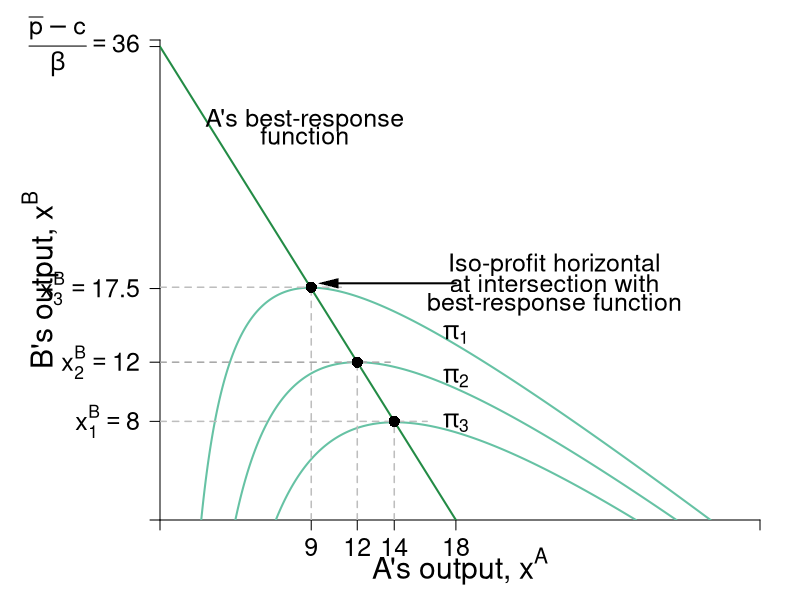

This chart was generated by the following R code:
require(shape)
pdf(file = "competitionmarkets/cournot_brf_isoA.pdf", width = 9, height = 7)

#Set parameters for graphics

pointsize <- 1.8
axislabelsize <- 1.8
labelsize <- 1.5
namesize <- 1.8
annotatesize <- 1.5
graphlinewidth <- 2
segmentlinewidth <- 1.5

COL <- c("#7fc97f", "#beaed4", "#fdc086", "#ffff99", "#386cb0", "#f0027f", "#bf5b17", "#666666")
COLA <- c("#99d8c9","#66c2a4","#41ae76", "#238b45", "#005824")
COLB <- c("#4eb3d3", "#2b8cbe", "#0868ac","#084081")

par(mar =  c(4, 8, 2, 2))

piA <- function(xa, xb, s = 0.5, pmax = 20, c1 = 2) {
  (pmax - s*xb)*xa - s*(xa)^2 - c1*xa
}

piB <- function(xa, xb, s = 0.5, pmax = 20, c1 = 2) {
  (pmax - s*xa)*xb - s*(xb)^2 - c1*xb
}

brfB <- function(xa, s = 0.5, pmax = 20, c1 = 2) {
  (pmax - c1)/(2*s) - (1/2)*xa
}

brfA <- function(xa, s = 0.5, pmax = 20, c1 = 2) {
  (pmax - c1)/s - 2*xa
}

xlims <- c(0, 36.5)
ylims <- c(0, 36.5)

npts <- 501 
x <- seq(xlims[1], xlims[2], length.out = npts)
y <- seq(ylims[1], ylims[2], length.out = npts) 
a <- c(42, 72, 102)
b <- c(72, 81, 90)


plot(0, 0, xlim = xlims, ylim = ylims, type = "n",
     xlab = expression(paste("")),
     ylab = expression(paste("")), 
     xaxt = "n", 
     yaxt = "n", 
     cex.lab = axislabelsize, 
     bty = "n",
     xaxs = "i", 
     yaxs = "i")

ticksy <- c(0, 7.5, 12, 17.6, 36, ylims[2])
ylabelsnum <- c(NA, expression(paste(x[1]^B == 8)), expression(paste(x[2]^B == 12)), expression(paste(x[3]^B)==17.5), expression(paste(frac(bar(p) - c,beta) == 36), NA))
#ylabels <- c(NA, expression(paste(x[1]^B)), expression(paste(x[2]^B)), expression(paste(x[3]^B)), expression(paste(frac(bar(p) - c[1],beta))))
ticksx <- c(0, 9.2, 12, 14.25, 18, xlims[2])
#xlabels <- c(NA, expression(paste(x[1]^A)), expression(paste(x[2]^A)), expression(paste(x[3]^A)), NA, NA)
xlabelsnum <- c(NA, expression(paste(9)), expression(paste(12)), expression(paste(14)), expression(paste(18)), NA)

#xlabels that include labels and numerical values 
#text(7, -2.3, expression(paste(x[1]^A == 9)),xpd = TRUE, cex = labelsize - 0.05)
#text(10, -2.3, expression(paste(x[2]^A == 12)),xpd = TRUE, cex = labelsize - 0.05)
#text(15, -2.3, expression(paste(x[3]^A == 14)),xpd = TRUE, cex = labelsize - 0.05)
#text(20, -2.5, expression(paste(frac(bar(p) - c[1],2*beta) == 18)),xpd = TRUE, cex = labelsize - 0.05)

axis(1, at = ticksx, pos = 0, labels = xlabelsnum, cex.axis = labelsize)
#axis(1, at = ticksx, pos = 0, labels = xlabels, cex.axis = labelsize)
axis(2, at = ticksy, pos = 0, labels = ylabelsnum, las = 1, cex.axis = labelsize)

npts <- 500 
xx1 <- seq(xlims[1], xlims[2], length.out = npts)

lines(xx1, brfA(xx1, s = 0.5, pmax = 20, c1 = 2), col = COLA[4], lwd = graphlinewidth)

contour(x, y, 
        outer(x, y, piA),
        drawlabels = FALSE,
        col = COLA[2],
        lwd = graphlinewidth,
        levels = a, 
        xaxs = "i", 
        yaxs = "i", 
        add = TRUE) 

text(0.5*xlims[2], -3.5, expression(paste("A's output, ", x^A)), xpd = TRUE, cex = axislabelsize) 
text(-7.3, 0.5*ylims[2], expression(paste("B's output, ", x^B)), xpd = TRUE, cex = axislabelsize, srt = 90) 


segments(0, 12, 14, 12, lty = 2, col = "darkgrey" , lwd = segmentlinewidth)
segments(12, 0, 12, 12, lty = 2, col = "gray" , lwd = segmentlinewidth)
points(12, 12, pch = 16, col = "black", cex = 1.5)
segments(0, 7.5, 16.25, 7.5, lty = 2, col = "gray" , lwd = segmentlinewidth)
segments(14.25, 0, 14.25, 7.5, lty = 2, col = "gray" , lwd = segmentlinewidth)
points(14.25, 7.5, pch = 16, col = "black", cex = 1.5)
segments(0, 17.7, 11.2, 17.7, lty = 2, col = "gray" , lwd = segmentlinewidth)
segments(9.2, 0, 9.2, 17.7, lty = 2, col = "gray" , lwd = segmentlinewidth)
points(9.2, 17.7, pch = 16, col = "black", cex = 1.5)

text(24, 19.4, expression(paste("Iso-profit horizontal")), cex = annotatesize)
text(24, 18, expression(paste("at intersection with")), cex = annotatesize)
text(24, 16.4, expression(paste("best-response function")), cex = annotatesize)
Arrows(18, 18, 10.25, 18, col = "black", lty = 1, lwd = 2, arr.type = "triangle", arr.lwd = 0.5)

#A's brf
text(8.8, 30.4, expression(paste("A's best-response")), cex = annotatesize)
text(8.8, 29.2, expression(paste("function")), cex = annotatesize)
#Arrows(9, 28.2, 9, 23.5, col = "black", lty = 1, lwd = 2, arr.type = "triangle", arr.lwd = 0.5)

#labels for the isoprofits
text(18, 7.4, expression(paste(pi[3])), cex = annotatesize)
text(18, 10.8, expression(paste(pi[2])), cex = annotatesize)
text(18, 14.1, expression(paste(pi[1])), cex = annotatesize)



dev.off()
